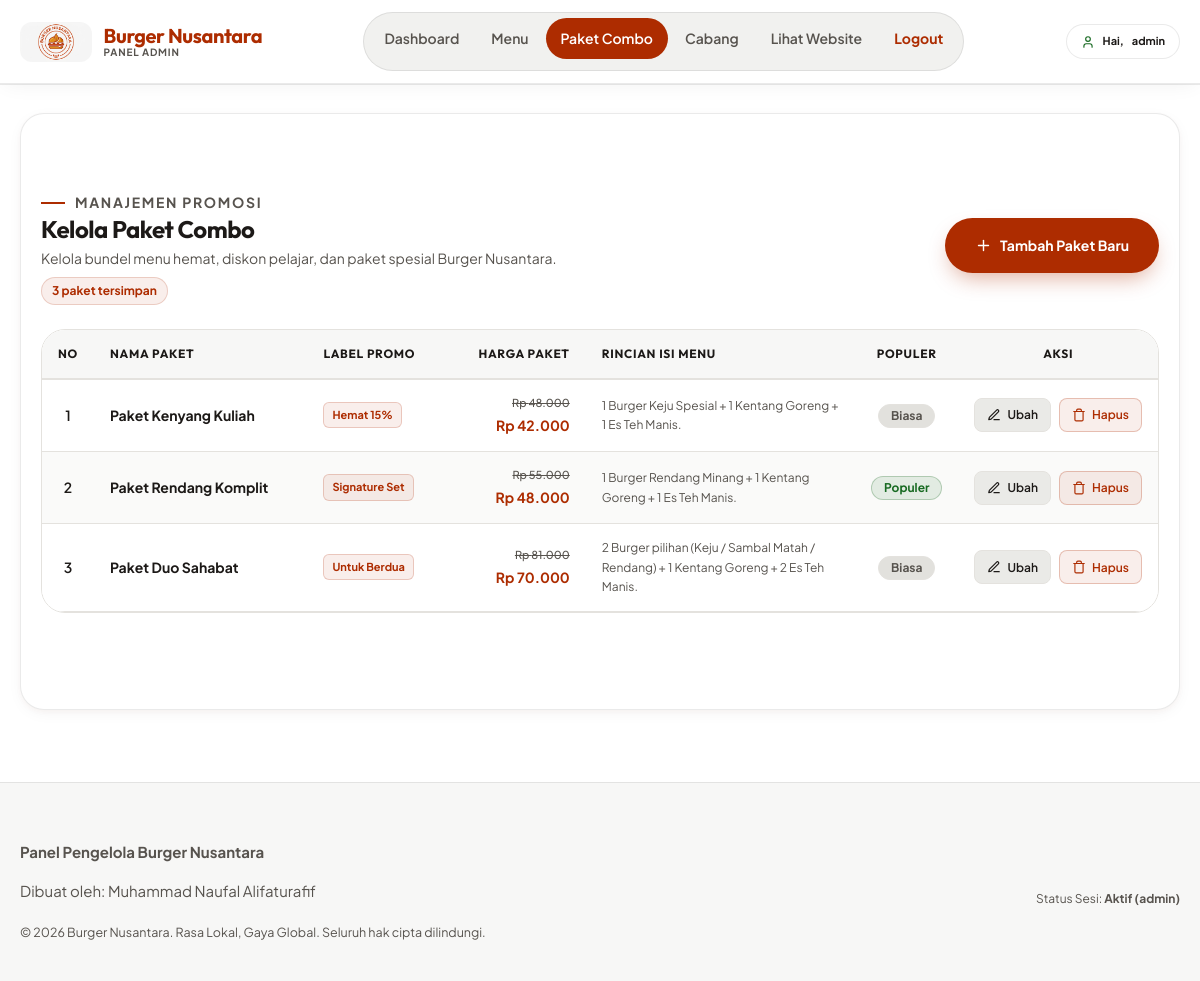
Screenshot of /admin/paket/index.php (signed in) with the database file from the repository.
### tables this page shows
CREATE TABLE `paket_combo` (
  `id_paket` int NOT NULL AUTO_INCREMENT,
  `nama_paket` varchar(100) NOT NULL,
  `label` varchar(30) DEFAULT NULL,
  `harga_normal` int NOT NULL,
  `harga_paket` int NOT NULL,
  `isi` text,
  `is_populer` tinyint(1) DEFAULT '0',
  PRIMARY KEY (`id_paket`)
);

### admin/paket/index.php (the view, shortened to what this page needs)
<?php
require_once '../../koneksi.php';
include '../includes/header.php';
?>
<?php
$query = mysqli_query($koneksi, "SELECT * FROM paket_combo ORDER BY id_paket ASC");
$total_baris = mysqli_num_rows($query);
?>
    <section class="section">
      <div class="section-inner">
        <fieldset>
          <div class="admin-toolbar">
            <div class="admin-toolbar-title">
              <p class="eyebrow">Manajemen Promosi</p>
              <h2>Kelola Paket Combo</h2>
              <p>Kelola bundel menu hemat, diskon pelajar, dan paket spesial Burger Nusantara.</p>
              <span class="data-counter"><?php echo (int)$total_baris; ?> paket tersimpan</span>
            </div>
            <div class="admin-toolbar-actions">
              <a href="tambah.php" class="btn btn-primary">
                <svg class="ico" aria-hidden="true"><use href="#ico-plus"></use></svg>Tambah Paket Baru
              </a>
            </div>
          </div>
          <div class="table-wrap">
            <table class="admin-table">
              <thead>
                <tr>
                  <th class="col-no">No</th>
                  <th>Nama Paket</th>
                  <th class="col-label">Label Promo</th>
                  <th class="col-harga">Harga Paket</th>
                  <th>Rincian Isi Menu</th>
                  <th class="col-status">Populer</th>
                  <th class="col-aksi">Aksi</th>
                </tr>
              </thead>
              <tbody>
                <?php
                if ($total_baris > 0):
                  $no = 1;
                  while ($row = mysqli_fetch_assoc($query)):
                ?>
                  <tr>
                    <td class="col-no"><?php echo $no++; ?></td>
                    <td><strong><?php echo htmlspecialchars($row['nama_paket']); ?></strong></td>
                    <td class="col-label">
                      <?php if (!empty($row['label'])): ?>
                        <span class="badge-tag"><?php echo htmlspecialchars($row['label']); ?></span>
                      <?php else: ?>
                        <span class="teks-kecil">-</span>
                      <?php endif; ?>
                    </td>
                    <td class="col-harga">
                      <div class="harga-paket-group">
                        <span class="harga-coret">Rp <?php echo number_format($row['harga_normal'], 0, ',', '.'); ?></span>
                        <span class="harga-highlight">Rp <?php echo number_format($row['harga_paket'], 0, ',', '.'); ?></span>
                      </div>
                    </td>
                    <td class="col-desc"><span class="teks-kecil"><?php echo htmlspecialchars($row['isi']); ?></span></td>
                    <td class="col-status">
                      <?php if ($row['is_populer'] == 1): ?>
                        <span class="badge-status badge-populer">Populer</span>
                      <?php else: ?>
                        <span class="badge-status badge-netral">Biasa</span>
                      <?php endif; ?>
                    </td>
                    <td class="col-aksi">
                      <div class="table-actions">
                        <a href="edit.php?id=<?php echo $row['id_paket']; ?>" class="btn-aksi btn-aksi-ubah">
                          <svg class="ico" aria-hidden="true"><use href="#ico-edit"></use></svg>Ubah
                        </a>
                        <a href="hapus.php?id=<?php echo $row['id_paket']; ?>" class="btn-aksi btn-aksi-hapus">
                          <svg class="ico" aria-hidden="true"><use href="#ico-trash"></use></svg>Hapus
                        </a>
                      </div>
                    </td>
                  </tr>
                <?php
                  endwhile;
                endif; ?>
              </tbody>
            </table>
          </div>
        </fieldset>
      </div>
    </section>
<?php
include '../includes/footer.php';
?>

### rows the page displays
paket_combo: nama_paket "Paket Kenyang Kuliah", label "Hemat 15%", harga_normal "48.000", harga_paket "42.000", isi "1 Burger Keju Spesial + 1 Kentang Goreng + 1 Es Teh Manis.", is_populer "Biasa"
paket_combo: nama_paket "Paket Rendang Komplit", label "Signature Set", harga_normal "55.000", harga_paket "48.000", isi "1 Burger Rendang Minang + 1 Kentang Goreng + 1 Es Teh Manis.", is_populer "Populer"
paket_combo: nama_paket "Paket Duo Sahabat", label "Untuk Berdua", harga_normal "81.000", harga_paket "70.000", isi "2 Burger pilihan (Keju / Sambal Matah / Rendang) + 1 Kentang Goreng + 2 Es Teh Manis.", is_populer "Biasa"

### other values shown
$_SESSION['admin'] "admin"
$total_baris "3"
